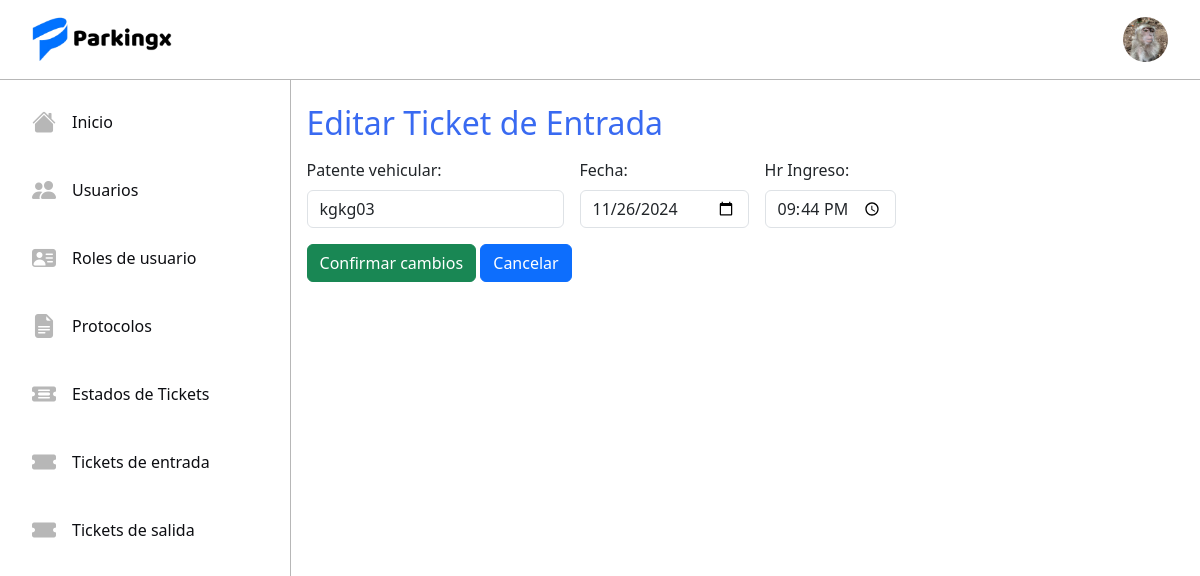
/ticketEUpdate/5/ (signed in), run on the app's committed database.
### tickets/models.py (models this page shows, shortened)
class Usuario(AbstractUser):
    name = models.CharField(max_length=50)
    last_name = models.CharField(max_length=50)
    rut = models.CharField(max_length=10)
    email = models.EmailField(max_length=254, unique=True)
    rol = models.ForeignKey(Rol, on_delete=models.RESTRICT)
    avatar = models.ImageField(upload_to='avatars', blank=True, null=True)

class TicketEntrada(models.Model):
    date = models.DateField(auto_now_add=False, null=True, blank=True)
    entrace_time = models.TimeField(auto_now=False, auto_now_add=False, null=True, blank=True)
    patente = models.CharField(max_length=6, unique=True)
    state = models.ForeignKey(TicketState, on_delete=models.RESTRICT, default=1)
    price = models.FloatField(null=True, blank=True, default="20.0")

### tickets/views.py (the view, shortened to what this page needs)
# urls.py: path('ticketEUpdate/<int:pk>/', UpdateTicketE.as_view(), name='ticketEupdate'),
@method_decorator(login_required, name='dispatch')
class UpdateTicketE(UpdateView):
    model = TicketEntrada
    form_class = TicketEForm # FORMULARIO TEMPORAL, REVISAR REQUERIMIENTOS
    template_name = 'tickets/tickets_entrada/tickete_update.html'
    success_url = reverse_lazy('ticketE')

### tickets/forms.py
class TicketEForm(forms.ModelForm): # MODIFICAR ------
    class Meta:
        model = TicketEntrada
        fields = ['patente', 'date', 'entrace_time']
        labels = {
            'patente': 'Patente vehicular',
            'date': 'Fecha',
            'entrace_time': 'Hr Ingreso'
        }
        widgets = {
            'patente': forms.TextInput(attrs={'class': 'form-control mt-2', 'minlength':6, 'maxlength':6}),
            'date': forms.TextInput(attrs={'type':'date', 'id':'date-form' ,'class': 'form-control mt-2'}),
            'entrace_time': forms.TimeInput(attrs={'type':'time',  'id':'hour-form' ,'class': 'form-control mt-2'})
        }

### tickets/templates/tickets/tickets_entrada/tickete_update.html (shortened to what this page needs)
{% extends 'tickets/base.html' %}
{% block content %}
<div class="p-3 ">
  <h2 class="my-2 blue-sys">Editar Ticket de Entrada</h2>
  <form method="POST">
    <div class="d-flex flex-wrap gap-3 mt-3">
      {{ form.as_p }}
    </div>
    <button type="submit" class="btn btn-success mt-3">Confirmar cambios</button>
    <a href="{% url 'ticketE' %}" class="btn btn-primary mt-3">Cancelar</a>
  </form>
</div>
{% endblock %}

### tickets/templates/tickets/base.html (shortened to what this page needs)
<!DOCTYPE html>
<html lang="en">
<head>
    <link href="https://cdn.jsdelivr.net/npm/bootstrap@5.3.3/dist/css/bootstrap.min.css" rel="stylesheet">
    <link rel="stylesheet" href="https://cdn.jsdelivr.net/npm/bootstrap-icons@1.11.3/font/bootstrap-icons.min.css">
    {% load static %}
    {% load static %}
    <link rel="stylesheet" href="{% static 'tickets/css/styles.css' %}">
    <link rel="stylesheet" href="{% static 'tickets/css/login.css' %}">
</head>
<body>
    <nav class="navbar bg-body-tertiary">
        <div class="container-fluid">
            <img src="{% static 'tickets/img/Logo.png' %}" class="icon-project" alt="">
            {% if request.user.is_authenticated %}
            {% if request.user.avatar %}
            <img src="{{ request.user.avatar.url }}" alt="" class="avatar" id="avatar">
            {% else %}
            <img src="{% static 'tickets/img/defaultavatar.png' %}" alt="" class="avatar" id="avatar">
            {% endif %}
            {% else %}
            <a href="{% url 'login' %}" class="btn btn-primary">Iniciar sesión</a>
            {% endif %}
        </div>
    </nav>
    <div class="d-flex">
        <div class="sidebar">
            <ul class="nav menu flex-column">
                <li class="nav-item">
                    <a class="option nav-link" href="{% url 'home' %}">
                        <i class="bi bi-house-fill menu-icon"></i>
                        <p class="option-text">Inicio</p>
                    </a>
                </li>
                {% if request.user.rol.name == 'root' or request.user.rol.name == 'Administrador' %}
                <li class="nav-item">
                    <a class="option nav-link" href="{% url 'userlist' %}">
                        <i class="bi bi-people-fill menu-icon"></i>
                        <p class="option-text">Usuarios</p>
                    </a>
                </li>
                <li class="nav-item">
                    <a class="option nav-link" href="{% url 'listrol' %}">
                        <i class="bi bi-person-vcard-fill menu-icon"></i>
                        <p class="option-text">Roles de usuario</p>
                    </a>
                </li>
                <li class="nav-item">
                    <a class="option nav-link" href="{% url 'protocolos' %}">
                        <i class="bi bi-file-earmark-text-fill menu-icon"></i>
                        <p class="option-text">Protocolos</p>
                    </a>
                </li>
                <li class="nav-item">
                    <a class="option nav-link" href="{% url 'statelist' %}">
                        <i class="bi bi-ticket-detailed-fill menu-icon"></i>
                        <p class="option-text">Estados de Tickets</p>
                    </a>
                </li>
                {% endif %}
                {% if request.user.rol.name == 'root' or request.user.rol.name == 'Administrador' or request.user.rol.name == 'Cajero' or request.user.rol.name == 'Portero'%}
                <li class="nav-item">
                    <a class="option nav-link" href="{% url 'ticketE' %}">
                        <i class="bi bi-ticket-fill menu-icon"></i>
                        <p class="option-text">Tickets de entrada</p>
                    </a>
                </li>
                {% if request.user.rol.name != 'Portero' %}
                <li class="nav-item">
                    <a class="option nav-link" href="{% url 'ticketS' %}">
                        <i class="bi bi-ticket-fill menu-icon"></i>
                        <p class="option-text">Tickets de salida</p>
                    </a>
                </li>
                {% endif %}
                {% endif %}
            </ul>
        </div>
        <div class="home-content">
            {% block content %}{% endblock %}
        </div>
    </div>
</body>
    {% load static %}
</html>

### tickets/static/tickets/css/styles.css (style rules this page uses)
:root { --color1: #396af1; --color2: #0d0e12; --color3: #B7B7B7; --color4: #FFFFFF; }
nav { height: 5rem; border-bottom: solid 1px #B7B7B7; background-color: #FFFFFF; }
.bg-body-tertiary { background-color: #FFFFFF !important; }
.blue-sys { color: #396af1; }
.container-fluid { padding: 0 2rem; position: relative; }
.icon-project { width: 9rem; }
.sidebar { width: 20rem; height: 91.5vh; border-right: solid 1px #B7B7B7; }
.nav-link { padding: 0; color: black; transition: .3s; }
.menu { padding: 1rem; gap: 1rem; }
.menu-icon { font-size: 1.5rem; color: #B7B7B7; transition: .3s; }
.option { display: flex; align-items: center; gap: 1rem; padding: .5rem 1rem; border-radius: .5rem; }
.option-text { margin: 0; color: #0d0e12; }
.avatar { width: 45px; height: 45px; border-radius: 50%; cursor: pointer; }
p { margin: 0; }
.home-content { background-color: transparent; height: 91.5vh; width: 83.5%; scroll-behavior: smooth; overflow-y: scroll; }

### data on the page
Usuario: user.avatar (picture)
TicketEntrada: patente "kgkg03", date "11/26/2024", entrace_time "21:44"
